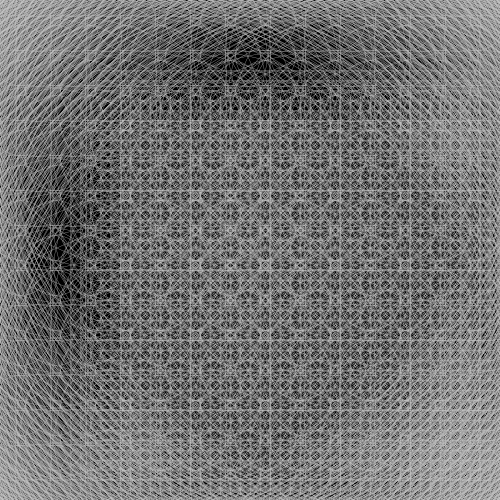
Frame 1 (no input)
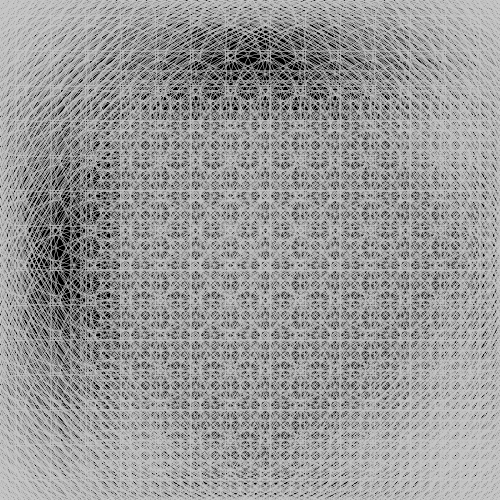
Frame 2 (the mouse pressed at the canvas centre, redrawn once)

The Processing sketch that drew these frames (run headless with seeded random() and noise(); the mouse was pressed at the canvas centre and the sketch redrawn once):

// Processing sketch: processing_85226
// ── processing_85226.pde

void setup()
{
  size(500, 500);
  stroke(200);
  background(#000000);
  strokeWeight(0.3);
  smooth();
}



void draw()
{
  noFill();

  for (int posX = 20; posX < width; posX = posX + 10)
  {
   
  for (int posY = 20; posY < height; posY = posY + 10)
  {
    ellipse(posX, posY, 1000, 1000);
  }}

for (int posX = 20; posX < width; posX = posX + 35)
  {
   
  for (int posY = 20; posY < height; posY = posY + 35)
  {
    ellipse(posX, posY,500, 500);
  }}

for (int posX = 20; posX < width; posX = posX + 35)
  {
   
  for (int posY = 20; posY < height; posY = posY + 35)
  {
    ellipse(posX, posY, 60, 60);
    
  }}
 
 for (int posX = 100; posX < width; posX = posX + 10)
  {
   
  for (int posY = 100; posY < height; posY = posY + 10)
  {
    ellipse(posX, posY, 60, 60);
    
  }}
 
 noLoop();
}
